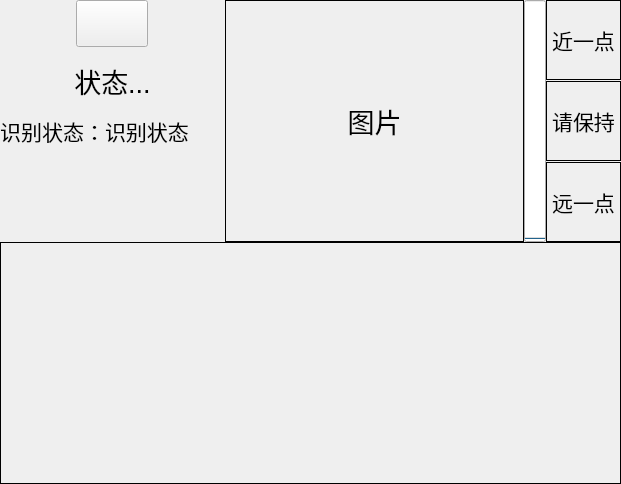
<?xml version="1.0" encoding="UTF-8"?>
<ui version="4.0">
 <class>IrisLogin</class>
 <widget class="QWidget" name="IrisLogin">
  <property name="geometry">
   <rect>
    <x>0</x>
    <y>0</y>
    <width>621</width>
    <height>484</height>
   </rect>
  </property>
  <property name="windowTitle">
   <string>Form</string>
  </property>
  <layout class="QGridLayout" name="gridLayout_2" rowstretch="0,0">
   <property name="margin">
    <number>0</number>
   </property>
   <property name="spacing">
    <number>0</number>
   </property>
   <item row="1" column="0">
    <widget class="QLabel" name="labEye">
     <property name="enabled">
      <bool>true</bool>
     </property>
     <property name="maximumSize">
      <size>
       <width>16777215</width>
       <height>300</height>
      </size>
     </property>
     <property name="sizeIncrement">
      <size>
       <width>0</width>
       <height>0</height>
      </size>
     </property>
     <property name="font">
      <font>
       <pointsize>20</pointsize>
      </font>
     </property>
     <property name="autoFillBackground">
      <bool>false</bool>
     </property>
     <property name="styleSheet">
      <string notr="true"/>
     </property>
     <property name="frameShape">
      <enum>QFrame::Box</enum>
     </property>
     <property name="text">
      <string/>
     </property>
     <property name="scaledContents">
      <bool>true</bool>
     </property>
     <property name="alignment">
      <set>Qt::AlignCenter</set>
     </property>
    </widget>
   </item>
   <item row="0" column="0">
    <widget class="QWidget" name="widgetInfo" native="true">
     <property name="autoFillBackground">
      <bool>true</bool>
     </property>
     <layout class="QGridLayout" name="gridLayout_7" columnstretch="3,4,1,1">
      <property name="horizontalSpacing">
       <number>0</number>
      </property>
      <property name="verticalSpacing">
       <number>3</number>
      </property>
      <property name="margin">
       <number>0</number>
      </property>
      <item row="1" column="0">
       <widget class="QLabel" name="labStatu">
        <property name="font">
         <font>
          <pointsize>20</pointsize>
          <weight>50</weight>
          <italic>false</italic>
          <bold>false</bold>
         </font>
        </property>
        <property name="styleSheet">
         <string notr="true">color: rgb(0, 0, 0);</string>
        </property>
        <property name="text">
         <string>状态...</string>
        </property>
        <property name="alignment">
         <set>Qt::AlignCenter</set>
        </property>
       </widget>
      </item>
      <item row="0" column="3" rowspan="4">
       <widget class="QWidget" name="widget" native="true">
        <layout class="QVBoxLayout" name="verticalLayout">
         <property name="spacing">
          <number>1</number>
         </property>
         <property name="margin">
          <number>0</number>
         </property>
         <item>
          <widget class="QLabel" name="labFar">
           <property name="enabled">
            <bool>true</bool>
           </property>
           <property name="font">
            <font>
             <pointsize>16</pointsize>
            </font>
           </property>
           <property name="autoFillBackground">
            <bool>false</bool>
           </property>
           <property name="frameShape">
            <enum>QFrame::Box</enum>
           </property>
           <property name="frameShadow">
            <enum>QFrame::Plain</enum>
           </property>
           <property name="text">
            <string>近一点</string>
           </property>
           <property name="alignment">
            <set>Qt::AlignCenter</set>
           </property>
          </widget>
         </item>
         <item>
          <widget class="QLabel" name="labSuitable">
           <property name="enabled">
            <bool>true</bool>
           </property>
           <property name="font">
            <font>
             <pointsize>16</pointsize>
            </font>
           </property>
           <property name="autoFillBackground">
            <bool>false</bool>
           </property>
           <property name="styleSheet">
            <string notr="true"/>
           </property>
           <property name="frameShape">
            <enum>QFrame::Box</enum>
           </property>
           <property name="frameShadow">
            <enum>QFrame::Plain</enum>
           </property>
           <property name="text">
            <string>请保持</string>
           </property>
           <property name="scaledContents">
            <bool>false</bool>
           </property>
           <property name="alignment">
            <set>Qt::AlignCenter</set>
           </property>
           <property name="indent">
            <number>0</number>
           </property>
          </widget>
         </item>
         <item>
          <widget class="QLabel" name="labNear">
           <property name="enabled">
            <bool>true</bool>
           </property>
           <property name="font">
            <font>
             <pointsize>16</pointsize>
            </font>
           </property>
           <property name="autoFillBackground">
            <bool>false</bool>
           </property>
           <property name="frameShape">
            <enum>QFrame::Box</enum>
           </property>
           <property name="frameShadow">
            <enum>QFrame::Plain</enum>
           </property>
           <property name="text">
            <string>远一点</string>
           </property>
           <property name="alignment">
            <set>Qt::AlignCenter</set>
           </property>
          </widget>
         </item>
        </layout>
        <zorder>labNear</zorder>
        <zorder>labSuitable</zorder>
        <zorder>labFar</zorder>
       </widget>
      </item>
      <item row="0" column="0">
       <layout class="QGridLayout" name="gridLayout">
        <item row="0" column="0">
         <widget class="QToolButton" name="toolBtnBell">
          <property name="autoFillBackground">
           <bool>true</bool>
          </property>
          <property name="text">
           <string/>
          </property>
          <property name="icon">
           <iconset resource="ikembx00.qrc">
            <normaloff>:/image/GOLD BELL.png</normaloff>:/image/GOLD BELL.png</iconset>
          </property>
          <property name="iconSize">
           <size>
            <width>64</width>
            <height>40</height>
           </size>
          </property>
         </widget>
        </item>
       </layout>
      </item>
      <item row="2" column="0">
       <layout class="QGridLayout" name="gridLayout_8" columnstretch="1,3">
        <item row="0" column="0">
         <widget class="QLabel" name="labIsLogin_2">
          <property name="font">
           <font>
            <pointsize>16</pointsize>
           </font>
          </property>
          <property name="styleSheet">
           <string notr="true">color: rgb(0, 0, 0);</string>
          </property>
          <property name="text">
           <string>识别状态：</string>
          </property>
          <property name="alignment">
           <set>Qt::AlignRight|Qt::AlignTrailing|Qt::AlignVCenter</set>
          </property>
         </widget>
        </item>
        <item row="0" column="1">
         <widget class="QLabel" name="labIsLogin">
          <property name="font">
           <font>
            <pointsize>16</pointsize>
           </font>
          </property>
          <property name="styleSheet">
           <string notr="true">color: rgb(0, 0, 0);</string>
          </property>
          <property name="text">
           <string>识别状态</string>
          </property>
          <property name="alignment">
           <set>Qt::AlignLeading|Qt::AlignLeft|Qt::AlignVCenter</set>
          </property>
         </widget>
        </item>
        <item row="1" column="0">
         <widget class="QLabel" name="labFaceOK">
          <property name="text">
           <string/>
          </property>
         </widget>
        </item>
        <item row="1" column="1">
         <widget class="QLabel" name="labFaceError">
          <property name="text">
           <string/>
          </property>
         </widget>
        </item>
       </layout>
      </item>
      <item row="0" column="1" rowspan="4">
       <widget class="QLabel" name="labFace">
        <property name="font">
         <font>
          <pointsize>20</pointsize>
         </font>
        </property>
        <property name="styleSheet">
         <string notr="true">color:rgb(0, 0, 0)</string>
        </property>
        <property name="frameShape">
         <enum>QFrame::Box</enum>
        </property>
        <property name="text">
         <string>图片</string>
        </property>
        <property name="alignment">
         <set>Qt::AlignCenter</set>
        </property>
       </widget>
      </item>
      <item row="0" column="2" rowspan="4">
       <widget class="QProgressBar" name="progressBar">
        <property name="enabled">
         <bool>true</bool>
        </property>
        <property name="autoFillBackground">
         <bool>true</bool>
        </property>
        <property name="styleSheet">
         <string notr="true"/>
        </property>
        <property name="maximum">
         <number>3</number>
        </property>
        <property name="value">
         <number>0</number>
        </property>
        <property name="textVisible">
         <bool>true</bool>
        </property>
        <property name="orientation">
         <enum>Qt::Vertical</enum>
        </property>
        <property name="invertedAppearance">
         <bool>false</bool>
        </property>
        <property name="textDirection">
         <enum>QProgressBar::TopToBottom</enum>
        </property>
        <property name="format">
         <string/>
        </property>
       </widget>
      </item>
      <item row="3" column="0">
       <widget class="QLabel" name="labIris">
        <property name="text">
         <string/>
        </property>
       </widget>
      </item>
     </layout>
    </widget>
   </item>
  </layout>
 </widget>
 <resources>
  <include location="ikembx00.qrc"/>
 </resources>
 <connections>
  <connection>
   <sender>progressBar</sender>
   <signal>valueChanged(int)</signal>
   <receiver>IrisLogin</receiver>
   <slot>progressBarValueChanged(int)</slot>
   <hints>
    <hint type="sourcelabel">
     <x>539</x>
     <y>206</y>
    </hint>
    <hint type="destinationlabel">
     <x>626</x>
     <y>222</y>
    </hint>
   </hints>
  </connection>
 </connections>
 <slots>
  <slot>progressBarValueChanged(int)</slot>
 </slots>
</ui>
